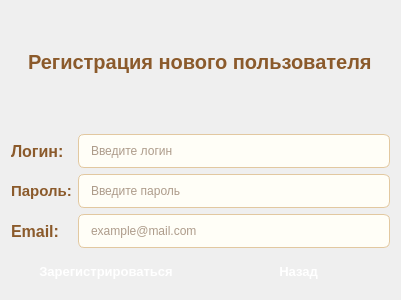
<?xml version="1.0" encoding="UTF-8"?>
<ui version="4.0">
 <class>FormReg</class>
 <widget class="QWidget" name="FormReg">
  <property name="geometry">
   <rect>
    <x>0</x>
    <y>0</y>
    <width>401</width>
    <height>300</height>
   </rect>
  </property>
  <property name="windowTitle">
   <string>Form</string>
  </property>
  <property name="styleSheet">
   <string notr="true">QWidget {
    background: qlineargradient(x1:0, y1:0, x2:0, y2:1,
                                stop:0 #fef9e6,
                                stop:1 #fae8c8);
    font-family: 'Segoe UI', 'Arial', sans-serif;
}</string>
  </property>
  <layout class="QVBoxLayout" name="verticalLayout_2">
   <item>
    <layout class="QVBoxLayout" name="verticalLayout">
     <item alignment="Qt::AlignmentFlag::AlignHCenter">
      <widget class="QLabel" name="titleLabel">
       <property name="font">
        <font>
         <family>Segoe UI</family>
         <pointsize>-1</pointsize>
         <bold>true</bold>
        </font>
       </property>
       <property name="styleSheet">
        <string notr="true">QLabel#titleLabel {
    color: #8b5a2b;
    font-size: 20px;
    font-weight: bold;
    margin-bottom: 15px;
}</string>
       </property>
       <property name="text">
        <string>Регистрация нового пользователя</string>
       </property>
      </widget>
     </item>
     <item>
      <layout class="QGridLayout" name="gridLayout">
       <item row="0" column="1">
        <widget class="QLineEdit" name="loginEdit">
         <property name="styleSheet">
          <string notr="true">QLineEdit {
    background-color: #fffef7;
    border: 1px solid #e2c8a0;
    border-radius: 6px;
    padding: 8px 10px;
    font-size: 12px;
    color: #5c3a1e;
}

QLineEdit:focus {
    border: 2px solid #d4a373;
    background-color: #ffffff;
}

QLineEdit:hover {
    border: 1px solid #c49a6c;
}</string>
         </property>
         <property name="placeholderText">
          <string>Введите логин</string>
         </property>
        </widget>
       </item>
       <item row="1" column="0">
        <widget class="QLabel" name="passwordLabel">
         <property name="styleSheet">
          <string notr="true">QLabel#loginLabel, QLabel#passwordLabel, QLabel#emailLabel {
    color: #8b5a2b;
    font-size: 15px;
    font-weight: bold;
    min-width: 60px;
}</string>
         </property>
         <property name="text">
          <string>Пароль:</string>
         </property>
        </widget>
       </item>
       <item row="1" column="1">
        <widget class="QLineEdit" name="passwordEdit">
         <property name="styleSheet">
          <string notr="true">QLineEdit {
    background-color: #fffef7;
    border: 1px solid #e2c8a0;
    border-radius: 6px;
    padding: 8px 10px;
    font-size: 12px;
    color: #5c3a1e;
}

QLineEdit:focus {
    border: 2px solid #d4a373;
    background-color: #ffffff;
}

QLineEdit:hover {
    border: 1px solid #c49a6c;
}</string>
         </property>
         <property name="echoMode">
          <enum>QLineEdit::EchoMode::Password</enum>
         </property>
         <property name="placeholderText">
          <string>Введите пароль</string>
         </property>
        </widget>
       </item>
       <item row="0" column="0">
        <widget class="QLabel" name="loginLabel">
         <property name="styleSheet">
          <string notr="true">QLabel#loginLabel, QLabel#passwordLabel, QLabel#emailLabel {
    color: #8b5a2b;
    font-size: 16px;
    font-weight: bold;
    min-width: 60px;
}</string>
         </property>
         <property name="text">
          <string>Логин:</string>
         </property>
        </widget>
       </item>
       <item row="2" column="0">
        <widget class="QLabel" name="emailLabel">
         <property name="styleSheet">
          <string notr="true">QLabel#loginLabel, QLabel#passwordLabel, QLabel#emailLabel {
    color: #8b5a2b;
    font-size: 16px;
    font-weight: bold;
    min-width: 60px;
}</string>
         </property>
         <property name="text">
          <string>Email:</string>
         </property>
        </widget>
       </item>
       <item row="2" column="1">
        <widget class="QLineEdit" name="emailEdit">
         <property name="styleSheet">
          <string notr="true">QLineEdit {
    background-color: #fffef7;
    border: 1px solid #e2c8a0;
    border-radius: 6px;
    padding: 8px 10px;
    font-size: 12px;
    color: #5c3a1e;
}

QLineEdit:focus {
    border: 2px solid #d4a373;
    background-color: #ffffff;
}

QLineEdit:hover {
    border: 1px solid #c49a6c;
}</string>
         </property>
         <property name="placeholderText">
          <string>example@mail.com</string>
         </property>
        </widget>
       </item>
      </layout>
     </item>
     <item>
      <layout class="QHBoxLayout" name="horizontalLayout">
       <item>
        <widget class="QPushButton" name="registerButton">
         <property name="styleSheet">
          <string notr="true">QPushButton#registerButton {
    background: qlineargradient(x1:0, y1:0, x2:0, y2:1,
                                stop:0 #6b8c42,
                                stop:1 #4a6a2a);
    color: white;
    border: none;
    border-radius: 6px;
    padding: 10px 20px;
    font-size: 13px;
    font-weight: bold;
    min-width: 150px;
}

QPushButton#registerButton:hover {
    background: qlineargradient(x1:0, y1:0, x2:0, y2:1,
                                stop:0 #4a6a2a,
                                stop:1 #2e4a1a);
}

QPushButton#registerButton:pressed {
    background: #2e4a1a;
}</string>
         </property>
         <property name="text">
          <string>Зарегистрироваться</string>
         </property>
        </widget>
       </item>
       <item>
        <widget class="QPushButton" name="backButton">
         <property name="styleSheet">
          <string notr="true">QPushButton#backButton {
    background: qlineargradient(x1:0, y1:0, x2:0, y2:1,
                                stop:0 #a0a0a0,
                                stop:1 #808080);
    color: white;
    border: none;
    border-radius: 6px;
    padding: 10px 20px;
    font-size: 13px;
    font-weight: bold;
    min-width: 100px;
}

QPushButton#backButton:hover {
    background: qlineargradient(x1:0, y1:0, x2:0, y2:1,
                                stop:0 #808080,
                                stop:1 #606060);
}

/* Успешное сообщение */
QMessageBox {
    background-color: #fef9e6;
}

QMessageBox QLabel {
    color: #8b5a2b;
    font-size: 12px;
}

QMessageBox QPushButton {
    background-color: #6b8c42;
    color: white;
    border: none;
    border-radius: 4px;
    padding: 5px 15px;
}</string>
         </property>
         <property name="text">
          <string>Назад</string>
         </property>
        </widget>
       </item>
      </layout>
     </item>
    </layout>
   </item>
  </layout>
 </widget>
 <resources/>
 <connections/>
</ui>
